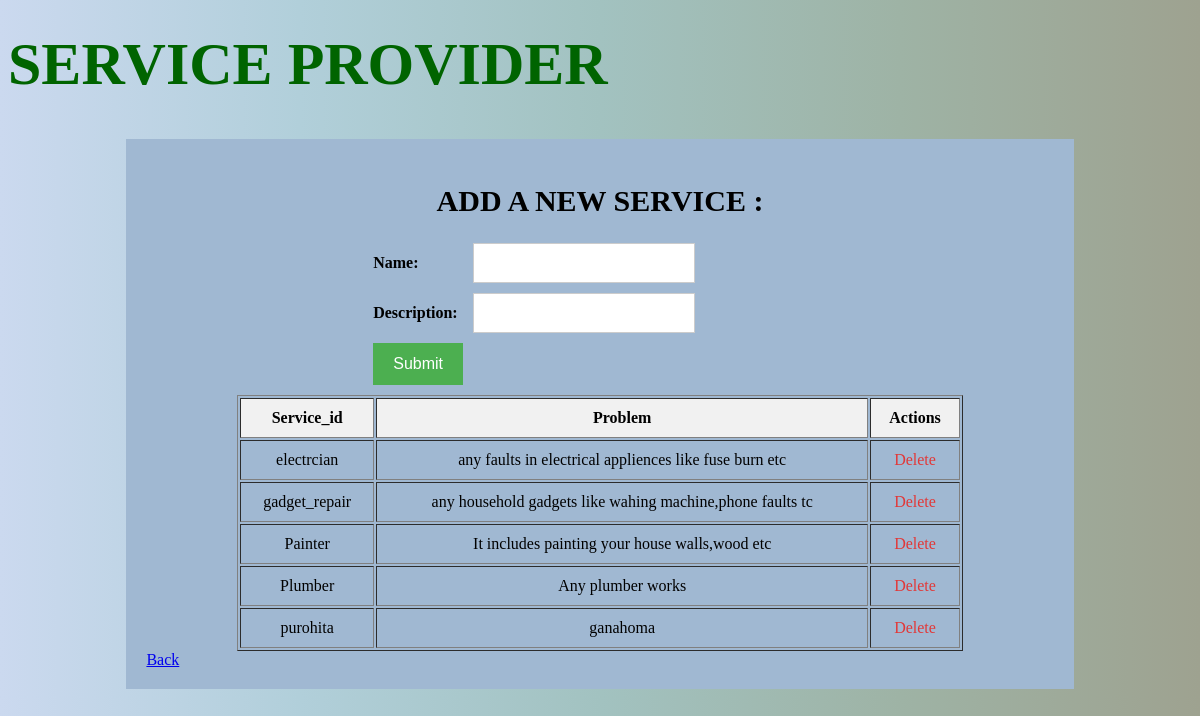
Screenshot of /admin/services.php with the database file from the repository.
### tables this page shows
CREATE TABLE `service` (
  `service_id` varchar(20) NOT NULL,
  `problem` varchar(70) NOT NULL
);

### admin/services.php (the view, shortened to what this page needs)
<!DOCTYPE html>
<html>
<link rel="stylesheet" href="services.css" />
<h1>SERVICE PROVIDER</h1>
<div class="main-content">
	<div id="body2">
		<h2>ADD A NEW SERVICE :</h2>
		<div class="entry">
			<form method="POST" action="gadd.php">
				<div class="top"><label>Name:</label><input type="text" name="service_id"></div>
				<div class="top"><label>Description:</label><input type="text" name="problem"></div>
				<div class="top"><input type="submit" name="add"></div>
			</form>
		</div>
		<div>
			<table border="1" class="tt">
				<thead>
					<th>Service_id</th>
					<th>Problem</th>
					<th>Actions</th>
				</thead>
				<tbody>
					<?php
					include('connection.php');
					$query = mysqli_query($conn, "select * from `service`");
					while ($row = mysqli_fetch_array($query)) {
					?>
						<tr>
							<td><?php echo $row['service_id']; ?></td>
							<td><?php echo $row['problem']; ?></td>
							<td>
								<a href="servicedelete.php?service_id=<?php echo $row['service_id']; ?>">Delete</a>
							</td>
						</tr>
					<?php
					}
					?>
				</tbody>
			</table>
			<a type="button" href="apage.php">Back</a>
		</div>
	</div>
</div>
</html>

### admin/services.css (style rules this page uses)
.main-content { width: 80%; margin: 0 auto; }
#body2 { background-color: #a0b8d2; padding: 20px; }
form { width: 50%; margin: 0 auto; }
form .top { margin-bottom: 10px; }
form label { display: inline-block; width: 100px; font-weight: bold; }
form input[type="text"] { width: 200px; padding: 10px; font-size: 16px; border: 1px solid #ccc; }
form input[type="submit"] { background-color: #4CAF50; color: white; padding: 12px 20px; border: none; cursor: pointer; font-size: 16px; }
table { width: 80%; margin: 0 auto; text-align: center; }
table th { background-color: #f1f1f1; padding: 10px; }
table td { padding: 10px; }
table td a { text-decoration: none; color: #e23737; }
h1 { color:darkgreen; padding: 0; margin-top: 30px; font-size: 60px; }
h2 { text-align: center; font-size: 30px; }

### rows the page displays
service: service_id "electrcian", problem "any faults in electrical appliences like fuse burn etc"
service: service_id "gadget_repair", problem "any household gadgets like wahing machine,phone faults tc"
service: service_id "Painter", problem "It includes painting your house walls,wood etc"
service: service_id "Plumber", problem "Any plumber works"
service: service_id "purohita", problem "ganahoma"
